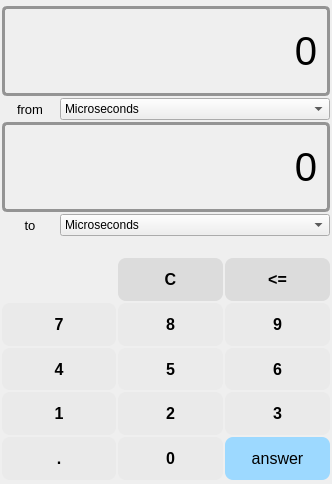
<?xml version="1.0" encoding="UTF-8"?>
<ui version="4.0">
 <class>TimeMode</class>
 <widget class="QWidget" name="TimeMode">
  <property name="geometry">
   <rect>
    <x>0</x>
    <y>0</y>
    <width>332</width>
    <height>484</height>
   </rect>
  </property>
  <property name="minimumSize">
   <size>
    <width>330</width>
    <height>484</height>
   </size>
  </property>
  <property name="windowTitle">
   <string>Form</string>
  </property>
  <layout class="QGridLayout" name="gridLayout">
   <property name="leftMargin">
    <number>2</number>
   </property>
   <property name="topMargin">
    <number>6</number>
   </property>
   <property name="rightMargin">
    <number>2</number>
   </property>
   <property name="bottomMargin">
    <number>4</number>
   </property>
   <property name="horizontalSpacing">
    <number>4</number>
   </property>
   <property name="verticalSpacing">
    <number>2</number>
   </property>
   <item row="0" column="0">
    <widget class="QLabel" name="label">
     <property name="minimumSize">
      <size>
       <width>320</width>
       <height>90</height>
      </size>
     </property>
     <property name="maximumSize">
      <size>
       <width>500</width>
       <height>90</height>
      </size>
     </property>
     <property name="font">
      <font>
       <family>Arial</family>
       <pointsize>30</pointsize>
      </font>
     </property>
     <property name="mouseTracking">
      <bool>false</bool>
     </property>
     <property name="styleSheet">
      <string notr="true">border-style: solid;
border-width: 3px;
border-color: rgb(148, 148, 148);
border-radius: 5px;</string>
     </property>
     <property name="frameShape">
      <enum>QFrame::NoFrame</enum>
     </property>
     <property name="text">
      <string>0</string>
     </property>
     <property name="alignment">
      <set>Qt::AlignRight|Qt::AlignTrailing|Qt::AlignVCenter</set>
     </property>
    </widget>
   </item>
   <item row="1" column="0">
    <widget class="QStackedWidget" name="stackedWidget_time">
     <property name="minimumSize">
      <size>
       <width>320</width>
       <height>363</height>
      </size>
     </property>
     <property name="currentIndex">
      <number>0</number>
     </property>
     <widget class="QWidget" name="page_3">
      <layout class="QGridLayout" name="gridLayout_2">
       <property name="leftMargin">
        <number>0</number>
       </property>
       <property name="topMargin">
        <number>0</number>
       </property>
       <property name="rightMargin">
        <number>0</number>
       </property>
       <property name="bottomMargin">
        <number>0</number>
       </property>
       <property name="spacing">
        <number>2</number>
       </property>
       <item row="0" column="0">
        <widget class="QLabel" name="label_from">
         <property name="font">
          <font>
           <pointsize>10</pointsize>
           <italic>false</italic>
           <bold>false</bold>
          </font>
         </property>
         <property name="text">
          <string>from</string>
         </property>
         <property name="alignment">
          <set>Qt::AlignCenter</set>
         </property>
        </widget>
       </item>
       <item row="0" column="1" colspan="3">
        <widget class="QComboBox" name="comboBox_first">
         <property name="minimumSize">
          <size>
           <width>260</width>
           <height>22</height>
          </size>
         </property>
         <item>
          <property name="text">
           <string>Microseconds</string>
          </property>
         </item>
         <item>
          <property name="text">
           <string>Milliseconds</string>
          </property>
         </item>
         <item>
          <property name="text">
           <string>Seconds</string>
          </property>
         </item>
         <item>
          <property name="text">
           <string>Minutes</string>
          </property>
         </item>
         <item>
          <property name="text">
           <string>Hours</string>
          </property>
         </item>
         <item>
          <property name="text">
           <string>Days</string>
          </property>
         </item>
         <item>
          <property name="text">
           <string>Weeks</string>
          </property>
         </item>
         <item>
          <property name="text">
           <string>Years</string>
          </property>
         </item>
        </widget>
       </item>
       <item row="1" column="0" colspan="4">
        <widget class="QLabel" name="label_2">
         <property name="minimumSize">
          <size>
           <width>320</width>
           <height>90</height>
          </size>
         </property>
         <property name="maximumSize">
          <size>
           <width>500</width>
           <height>90</height>
          </size>
         </property>
         <property name="font">
          <font>
           <family>Arial</family>
           <pointsize>30</pointsize>
          </font>
         </property>
         <property name="mouseTracking">
          <bool>false</bool>
         </property>
         <property name="styleSheet">
          <string notr="true">border-style: solid;
border-width: 3px;
border-color: rgb(148, 148, 148);
border-radius: 5px;</string>
         </property>
         <property name="frameShape">
          <enum>QFrame::NoFrame</enum>
         </property>
         <property name="text">
          <string>0</string>
         </property>
         <property name="alignment">
          <set>Qt::AlignRight|Qt::AlignTrailing|Qt::AlignVCenter</set>
         </property>
        </widget>
       </item>
       <item row="2" column="0">
        <widget class="QLabel" name="label_to">
         <property name="font">
          <font>
           <pointsize>10</pointsize>
           <bold>false</bold>
          </font>
         </property>
         <property name="text">
          <string>to</string>
         </property>
         <property name="alignment">
          <set>Qt::AlignCenter</set>
         </property>
        </widget>
       </item>
       <item row="2" column="1" colspan="3">
        <widget class="QComboBox" name="comboBox_second">
         <property name="minimumSize">
          <size>
           <width>260</width>
           <height>22</height>
          </size>
         </property>
         <item>
          <property name="text">
           <string>Microseconds</string>
          </property>
         </item>
         <item>
          <property name="text">
           <string>Milliseconds</string>
          </property>
         </item>
         <item>
          <property name="text">
           <string>Seconds</string>
          </property>
         </item>
         <item>
          <property name="text">
           <string>Minutes</string>
          </property>
         </item>
         <item>
          <property name="text">
           <string>Hours</string>
          </property>
         </item>
         <item>
          <property name="text">
           <string>Days</string>
          </property>
         </item>
         <item>
          <property name="text">
           <string>Weeks</string>
          </property>
         </item>
         <item>
          <property name="text">
           <string>Years</string>
          </property>
         </item>
        </widget>
       </item>
       <item row="3" column="2">
        <spacer name="verticalSpacer">
         <property name="orientation">
          <enum>Qt::Vertical</enum>
         </property>
         <property name="sizeType">
          <enum>QSizePolicy::Preferred</enum>
         </property>
         <property name="sizeHint" stdset="0">
          <size>
           <width>20</width>
           <height>20</height>
          </size>
         </property>
        </spacer>
       </item>
       <item row="4" column="2">
        <widget class="QPushButton" name="pushButton_Ct">
         <property name="minimumSize">
          <size>
           <width>105</width>
           <height>37</height>
          </size>
         </property>
         <property name="maximumSize">
          <size>
           <width>1000</width>
           <height>1000</height>
          </size>
         </property>
         <property name="font">
          <font>
           <family>Segoe UI</family>
           <pointsize>12</pointsize>
           <italic>false</italic>
           <bold>true</bold>
          </font>
         </property>
         <property name="styleSheet">
          <string notr="true">QPushButton {
	background-color: rgb(220, 220, 220);
	font: 700 12pt &quot;Segoe UI&quot;;
	border-radius: 8px; 
}

QPushButton:hover {
	background-color: rgb(210, 210, 210);
	border-radius: 8px; 
}

QPushButton:pressed { 
	color: rgb(0, 0, 0);
 	border-width: 1px;
	border-radius: 10px;
 	font: bold 20px;
 	min-width: 8em;
 	padding: 5px;
}
</string>
         </property>
         <property name="text">
          <string>C</string>
         </property>
        </widget>
       </item>
       <item row="4" column="3">
        <widget class="QPushButton" name="pushButton_backspacet">
         <property name="minimumSize">
          <size>
           <width>105</width>
           <height>37</height>
          </size>
         </property>
         <property name="maximumSize">
          <size>
           <width>1000</width>
           <height>1000</height>
          </size>
         </property>
         <property name="font">
          <font>
           <family>Segoe UI</family>
           <pointsize>12</pointsize>
           <italic>false</italic>
           <bold>true</bold>
          </font>
         </property>
         <property name="styleSheet">
          <string notr="true">QPushButton {
	background-color: rgb(220, 220, 220);
	font: 700 12pt &quot;Segoe UI&quot;;
	border-radius: 8px; 
}

QPushButton:hover {
	background-color: rgb(210, 210, 210);
	border-radius: 8px; 
}

QPushButton:pressed { 
	color: rgb(0, 0, 0);
 	border-width: 1px;
	border-radius: 10px;
 	font: bold 20px;
 	min-width: 8em;
 	padding: 5px;
}
</string>
         </property>
         <property name="text">
          <string>&lt;=</string>
         </property>
         <property name="shortcut">
          <string>Backspace</string>
         </property>
        </widget>
       </item>
       <item row="5" column="0" colspan="2">
        <widget class="QPushButton" name="pushButton_7t">
         <property name="minimumSize">
          <size>
           <width>105</width>
           <height>37</height>
          </size>
         </property>
         <property name="maximumSize">
          <size>
           <width>1000</width>
           <height>1000</height>
          </size>
         </property>
         <property name="font">
          <font>
           <family>Segoe UI</family>
           <pointsize>12</pointsize>
           <italic>false</italic>
           <bold>true</bold>
          </font>
         </property>
         <property name="styleSheet">
          <string notr="true">QPushButton {
	background-color: rgb(234, 234, 234);
	font: 700 12pt &quot;Segoe UI&quot;;
	border-radius: 8px; 
}

QPushButton:hover {
	background-color: rgb(210, 210, 210);
	border-radius: 8px; 
}

QPushButton:pressed { 
	color: rgb(0, 0, 0);
 	border-width: 1px;
	border-radius: 10px;
 	font: bold 20px;
 	min-width: 8em;
 	padding: 5px;
}
</string>
         </property>
         <property name="text">
          <string>7</string>
         </property>
         <property name="shortcut">
          <string>7</string>
         </property>
        </widget>
       </item>
       <item row="5" column="2">
        <widget class="QPushButton" name="pushButton_8t">
         <property name="minimumSize">
          <size>
           <width>105</width>
           <height>37</height>
          </size>
         </property>
         <property name="maximumSize">
          <size>
           <width>1000</width>
           <height>1000</height>
          </size>
         </property>
         <property name="font">
          <font>
           <family>Segoe UI</family>
           <pointsize>12</pointsize>
           <italic>false</italic>
           <bold>true</bold>
          </font>
         </property>
         <property name="styleSheet">
          <string notr="true">QPushButton {
	background-color: rgb(234, 234, 234);
	font: 700 12pt &quot;Segoe UI&quot;;
	border-radius: 8px; 
}

QPushButton:hover {
	background-color: rgb(210, 210, 210);
	border-radius: 8px; 
}

QPushButton:pressed { 
	color: rgb(0, 0, 0);
 	border-width: 1px;
	border-radius: 10px;
 	font: bold 20px;
 	min-width: 8em;
 	padding: 5px;
}
</string>
         </property>
         <property name="text">
          <string>8</string>
         </property>
         <property name="shortcut">
          <string>8</string>
         </property>
        </widget>
       </item>
       <item row="5" column="3">
        <widget class="QPushButton" name="pushButton_9t">
         <property name="minimumSize">
          <size>
           <width>105</width>
           <height>37</height>
          </size>
         </property>
         <property name="maximumSize">
          <size>
           <width>1000</width>
           <height>1000</height>
          </size>
         </property>
         <property name="font">
          <font>
           <family>Segoe UI</family>
           <pointsize>12</pointsize>
           <italic>false</italic>
           <bold>true</bold>
          </font>
         </property>
         <property name="styleSheet">
          <string notr="true">QPushButton {
	background-color: rgb(234, 234, 234);
	font: 700 12pt &quot;Segoe UI&quot;;
	border-radius: 8px; 
}

QPushButton:hover {
	background-color: rgb(210, 210, 210);
	border-radius: 8px; 
}

QPushButton:pressed { 
	color: rgb(0, 0, 0);
 	border-width: 1px;
	border-radius: 10px;
 	font: bold 20px;
 	min-width: 8em;
 	padding: 5px;
}
</string>
         </property>
         <property name="text">
          <string>9</string>
         </property>
         <property name="shortcut">
          <string>9</string>
         </property>
        </widget>
       </item>
       <item row="6" column="0" colspan="2">
        <widget class="QPushButton" name="pushButton_4t">
         <property name="minimumSize">
          <size>
           <width>105</width>
           <height>37</height>
          </size>
         </property>
         <property name="maximumSize">
          <size>
           <width>1000</width>
           <height>1000</height>
          </size>
         </property>
         <property name="font">
          <font>
           <family>Segoe UI</family>
           <pointsize>12</pointsize>
           <italic>false</italic>
           <bold>true</bold>
          </font>
         </property>
         <property name="styleSheet">
          <string notr="true">QPushButton {
	background-color: rgb(234, 234, 234);
	font: 700 12pt &quot;Segoe UI&quot;;
	border-radius: 8px; 
}

QPushButton:hover {
	background-color: rgb(210, 210, 210);
	border-radius: 8px; 
}

QPushButton:pressed { 
	color: rgb(0, 0, 0);
 	border-width: 1px;
	border-radius: 10px;
 	font: bold 20px;
 	min-width: 8em;
 	padding: 5px;
}
</string>
         </property>
         <property name="text">
          <string>4</string>
         </property>
         <property name="shortcut">
          <string>4</string>
         </property>
        </widget>
       </item>
       <item row="6" column="2">
        <widget class="QPushButton" name="pushButton_5t">
         <property name="minimumSize">
          <size>
           <width>105</width>
           <height>37</height>
          </size>
         </property>
         <property name="maximumSize">
          <size>
           <width>1000</width>
           <height>1000</height>
          </size>
         </property>
         <property name="font">
          <font>
           <family>Segoe UI</family>
           <pointsize>12</pointsize>
           <italic>false</italic>
           <bold>true</bold>
          </font>
         </property>
         <property name="styleSheet">
          <string notr="true">QPushButton {
	background-color: rgb(235, 235, 235);
	font: 700 12pt &quot;Segoe UI&quot;;
	border-radius: 8px; 
}

QPushButton:hover {
	background-color: rgb(210, 210, 210);
	border-radius: 8px; 
}

QPushButton:pressed { 
	color: rgb(0, 0, 0);
 	border-width: 1px;
	border-radius: 10px;
 	font: bold 20px;
 	min-width: 8em;
 	padding: 5px;
}
</string>
         </property>
         <property name="text">
          <string>5</string>
         </property>
         <property name="shortcut">
          <string>5</string>
         </property>
        </widget>
       </item>
       <item row="6" column="3">
        <widget class="QPushButton" name="pushButton_6t">
         <property name="minimumSize">
          <size>
           <width>105</width>
           <height>37</height>
          </size>
         </property>
         <property name="maximumSize">
          <size>
           <width>1000</width>
           <height>1000</height>
          </size>
         </property>
         <property name="font">
          <font>
           <family>Segoe UI</family>
           <pointsize>12</pointsize>
           <italic>false</italic>
           <bold>true</bold>
          </font>
         </property>
         <property name="styleSheet">
          <string notr="true">QPushButton {
	background-color: rgb(234, 234, 234);
	font: 700 12pt &quot;Segoe UI&quot;;
	border-radius: 8px; 
}

QPushButton:hover {
	background-color: rgb(210, 210, 210);
	border-radius: 8px; 
}

QPushButton:pressed { 
	color: rgb(0, 0, 0);
 	border-width: 1px;
	border-radius: 10px;
 	font: bold 20px;
 	min-width: 8em;
 	padding: 5px;
}
</string>
         </property>
         <property name="text">
          <string>6</string>
         </property>
         <property name="shortcut">
          <string>6</string>
         </property>
        </widget>
       </item>
       <item row="7" column="0" colspan="2">
        <widget class="QPushButton" name="pushButton_1t">
         <property name="minimumSize">
          <size>
           <width>105</width>
           <height>37</height>
          </size>
         </property>
         <property name="maximumSize">
          <size>
           <width>1000</width>
           <height>1000</height>
          </size>
         </property>
         <property name="font">
          <font>
           <family>Segoe UI</family>
           <pointsize>12</pointsize>
           <italic>false</italic>
           <bold>true</bold>
          </font>
         </property>
         <property name="styleSheet">
          <string notr="true">QPushButton {
	background-color: rgb(234, 234, 234);
	font: 700 12pt &quot;Segoe UI&quot;;
	border-radius: 8px; 
}

QPushButton:hover {
	background-color: rgb(210, 210, 210);
	border-radius: 8px; 
}

QPushButton:pressed { 
	color: rgb(0, 0, 0);
 	border-width: 1px;
	border-radius: 10px;
 	font: bold 20px;
 	min-width: 8em;
 	padding: 5px;
}
</string>
         </property>
         <property name="text">
          <string>1</string>
         </property>
         <property name="shortcut">
          <string>1</string>
         </property>
        </widget>
       </item>
       <item row="7" column="2">
        <widget class="QPushButton" name="pushButton_2t">
         <property name="minimumSize">
          <size>
           <width>105</width>
           <height>37</height>
          </size>
         </property>
         <property name="maximumSize">
          <size>
           <width>1000</width>
           <height>1000</height>
          </size>
         </property>
         <property name="font">
          <font>
           <family>Segoe UI</family>
           <pointsize>12</pointsize>
           <italic>false</italic>
           <bold>true</bold>
          </font>
         </property>
         <property name="styleSheet">
          <string notr="true">QPushButton {
	background-color: rgb(234, 234, 234);
	font: 700 12pt &quot;Segoe UI&quot;;
	border-radius: 8px; 
}

QPushButton:hover {
	background-color: rgb(210, 210, 210);
	border-radius: 8px; 
}

QPushButton:pressed { 
	color: rgb(0, 0, 0);
 	border-width: 1px;
	border-radius: 10px;
 	font: bold 20px;
 	min-width: 8em;
 	padding: 5px;
}
</string>
         </property>
         <property name="text">
          <string>2</string>
         </property>
         <property name="shortcut">
          <string>2</string>
         </property>
        </widget>
       </item>
       <item row="7" column="3">
        <widget class="QPushButton" name="pushButton_3t">
         <property name="minimumSize">
          <size>
           <width>105</width>
           <height>37</height>
          </size>
         </property>
         <property name="maximumSize">
          <size>
           <width>1000</width>
           <height>1000</height>
          </size>
         </property>
         <property name="font">
          <font>
           <family>Segoe UI</family>
           <pointsize>12</pointsize>
           <italic>false</italic>
           <bold>true</bold>
          </font>
         </property>
         <property name="styleSheet">
          <string notr="true">QPushButton {
	background-color: rgb(234, 234, 234);
	font: 700 12pt &quot;Segoe UI&quot;;
	border-radius: 8px; 
}

QPushButton:hover {
	background-color: rgb(210, 210, 210);
	border-radius: 8px; 
}

QPushButton:pressed { 
	color: rgb(0, 0, 0);
 	border-width: 1px;
	border-radius: 10px;
 	font: bold 20px;
 	min-width: 8em;
 	padding: 5px;
}
</string>
         </property>
         <property name="text">
          <string>3</string>
         </property>
         <property name="shortcut">
          <string>3</string>
         </property>
        </widget>
       </item>
       <item row="8" column="0" colspan="2">
        <widget class="QPushButton" name="dot">
         <property name="minimumSize">
          <size>
           <width>105</width>
           <height>37</height>
          </size>
         </property>
         <property name="maximumSize">
          <size>
           <width>1000</width>
           <height>1000</height>
          </size>
         </property>
         <property name="font">
          <font>
           <family>Segoe UI</family>
           <pointsize>12</pointsize>
           <italic>false</italic>
           <bold>true</bold>
          </font>
         </property>
         <property name="styleSheet">
          <string notr="true">QPushButton {
	background-color: rgb(234, 234, 234);
	font: 700 12pt &quot;Segoe UI&quot;;
	border-radius: 8px; 
}

QPushButton:hover {
	background-color: rgb(210, 210, 210);
	border-radius: 8px; 
}

QPushButton:pressed { 
	color: rgb(0, 0, 0);
 	border-width: 1px;
	border-radius: 10px;
 	font: bold 20px;
 	min-width: 8em;
 	padding: 5px;
}
</string>
         </property>
         <property name="text">
          <string>.</string>
         </property>
         <property name="shortcut">
          <string>.</string>
         </property>
        </widget>
       </item>
       <item row="8" column="2">
        <widget class="QPushButton" name="pushButton_0t">
         <property name="minimumSize">
          <size>
           <width>105</width>
           <height>37</height>
          </size>
         </property>
         <property name="maximumSize">
          <size>
           <width>1000</width>
           <height>1000</height>
          </size>
         </property>
         <property name="font">
          <font>
           <family>Segoe UI</family>
           <pointsize>12</pointsize>
           <italic>false</italic>
           <bold>true</bold>
          </font>
         </property>
         <property name="styleSheet">
          <string notr="true">QPushButton {
	background-color: rgb(234, 234, 234);
	font: 700 12pt &quot;Segoe UI&quot;;
	border-radius: 8px; 
}

QPushButton:hover {
	background-color: rgb(210, 210, 210);
	border-radius: 8px; 
}

QPushButton:pressed { 
	color: rgb(0, 0, 0);
 	border-width: 1px;
	border-radius: 10px;
 	font: bold 20px;
 	min-width: 8em;
 	padding: 5px;
}
</string>
         </property>
         <property name="text">
          <string>0</string>
         </property>
         <property name="shortcut">
          <string>0</string>
         </property>
        </widget>
       </item>
       <item row="8" column="3">
        <widget class="QPushButton" name="answer">
         <property name="minimumSize">
          <size>
           <width>105</width>
           <height>37</height>
          </size>
         </property>
         <property name="maximumSize">
          <size>
           <width>1000</width>
           <height>1000</height>
          </size>
         </property>
         <property name="font">
          <font>
           <family>Arial</family>
           <pointsize>12</pointsize>
           <italic>false</italic>
           <bold>false</bold>
          </font>
         </property>
         <property name="styleSheet">
          <string notr="true">QPushButton {
	font: 100 12pt &quot;Arial&quot;;
	border-radius: 8px; 
	background-color: rgb(157, 217, 255);
}

QPushButton:hover {
	background-color: rgb(105, 190, 255);
	border-radius: 8px; 
}

QPushButton:pressed { 
	color: rgb(0, 0, 0);
 	border-width: 1px;
	border-radius: 10px;
 	font: bold 16px;
 	min-width: 8em;
 	padding: 5px;
}
</string>
         </property>
         <property name="text">
          <string>answer</string>
         </property>
         <property name="shortcut">
          <string>Return</string>
         </property>
        </widget>
       </item>
      </layout>
     </widget>
    </widget>
   </item>
  </layout>
 </widget>
 <resources/>
 <connections/>
</ui>
